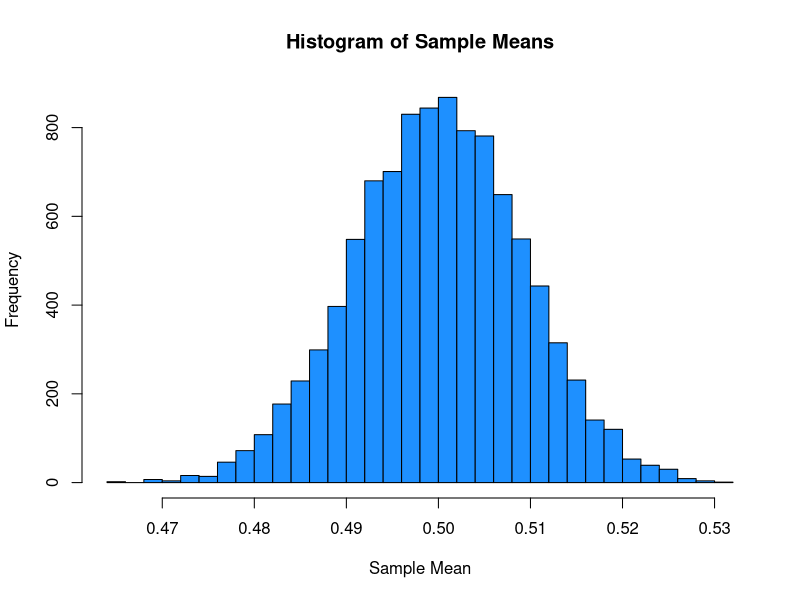
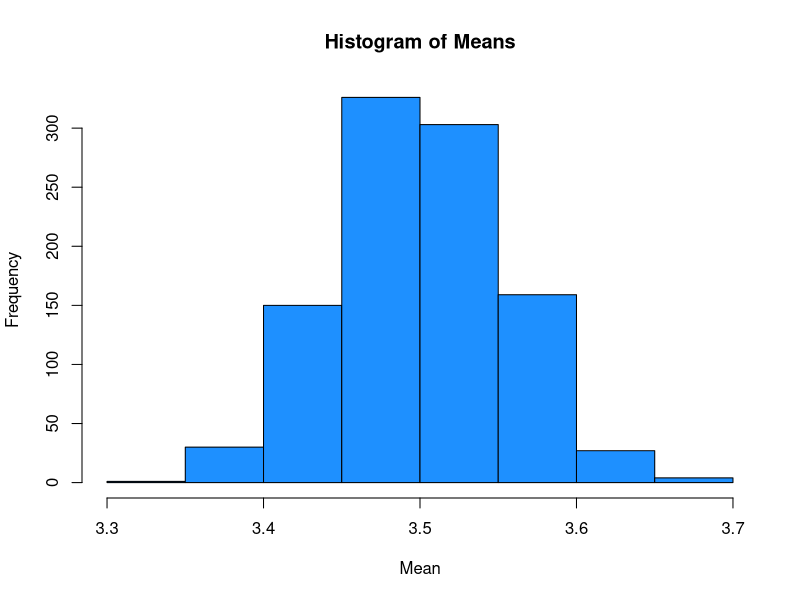

The R script that drew these images, in order:
## ---- chunk 1
knitr::opts_chunk$set(message = FALSE)
## ---- chunk 2
n = 1000
x = runif(n = n, 0, 10)
e = rnorm(n=100, mean = 0, sd = 1)
y = 2+3*x + e
## ---- chunk 3
lm(y~x)
## ---- chunk 4
n = 1000
x1 = runif(n = n, 0, 10)
x2 = runif(n = n, 0, 10)
e = rnorm(n=100, mean = 0, sd = 2)
y = 2+(3*x1) + (4*x2) + e

lm(y~x1 + x2)
## ---- chunk 5
m <- 10000
n <- 1000

samples <- matrix(runif(m * n), ncol = n)

sample_means <- rowMeans(samples)

hist(sample_means, breaks = 30, main = "Histogram of Sample Means",
     xlab = "Sample Mean", ylab = "Frequency", col = "dodgerblue", border = "black")
## ---- chunk 6
dice_n = 1000
dice_m = sample(c(1:6), 1000*dice_n, replace = TRUE)

z = matrix(dice_m, nrow = 1000)

dice_means <- colMeans(z)

hist(dice_means, main = "Histogram of Means",
     xlab = "Mean", ylab = "Frequency", col = "dodgerblue", border = "black")
## ---- chunk 7
n <- 1000
x <- runif(n = n, -1, 1)
## ---- chunk 8
y <- runif(n = n, -1, 1)
## ---- chunk 9
count <- sum((x**2) + (y**2) <= 1)
count
## ---- chunk 10
estimated_pi <- 4 * count / n
estimated_pi
## ---- chunk 11
n = 50000
x <- runif(n = n, -1, 1)
y <- runif(n = n, -1, 1)
count <- sum((x**2) + (y**2) <= 1)
estimated_pi <- 4 * count / n

estimated_pi
